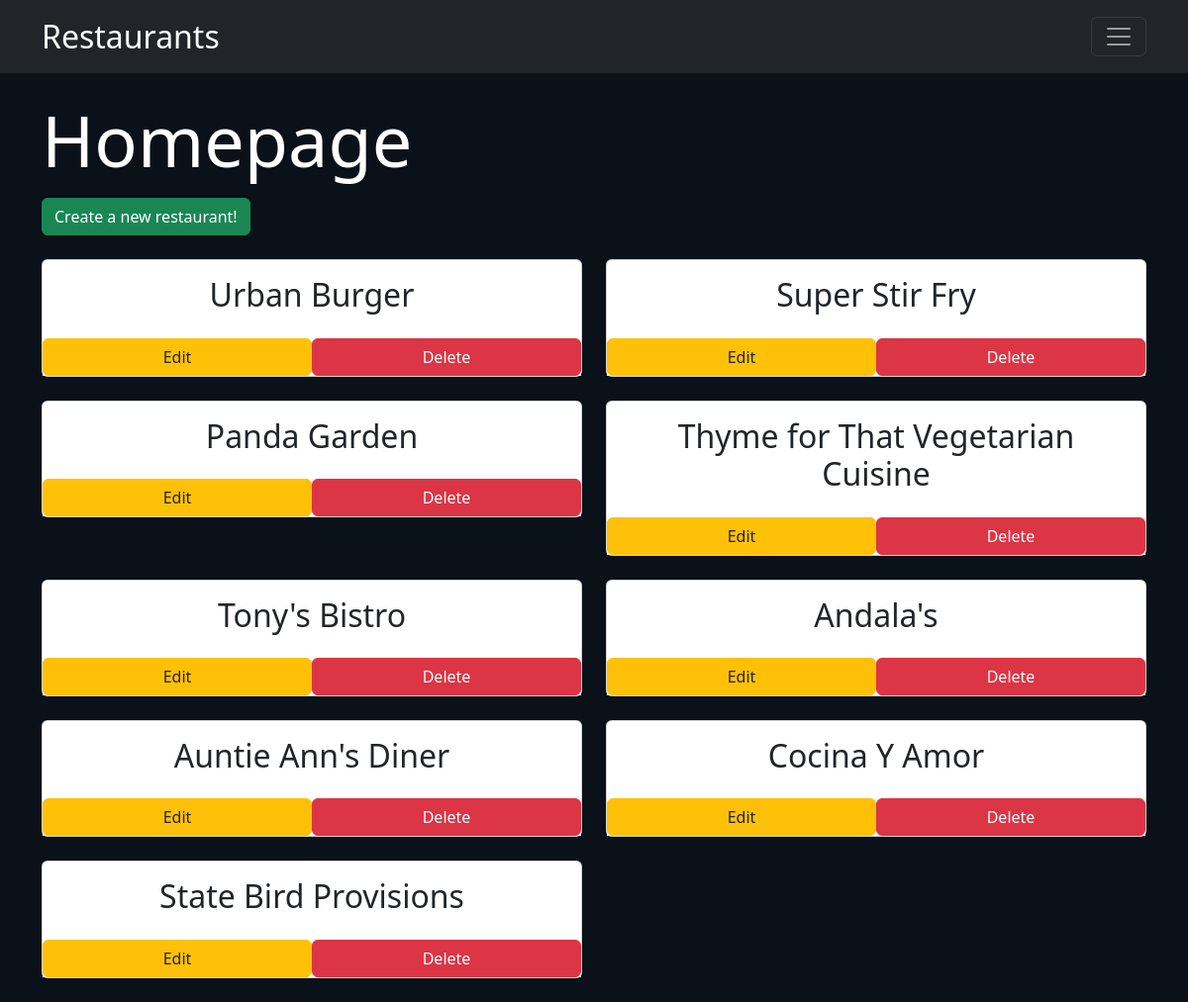
The app's page /restaurants, older data.
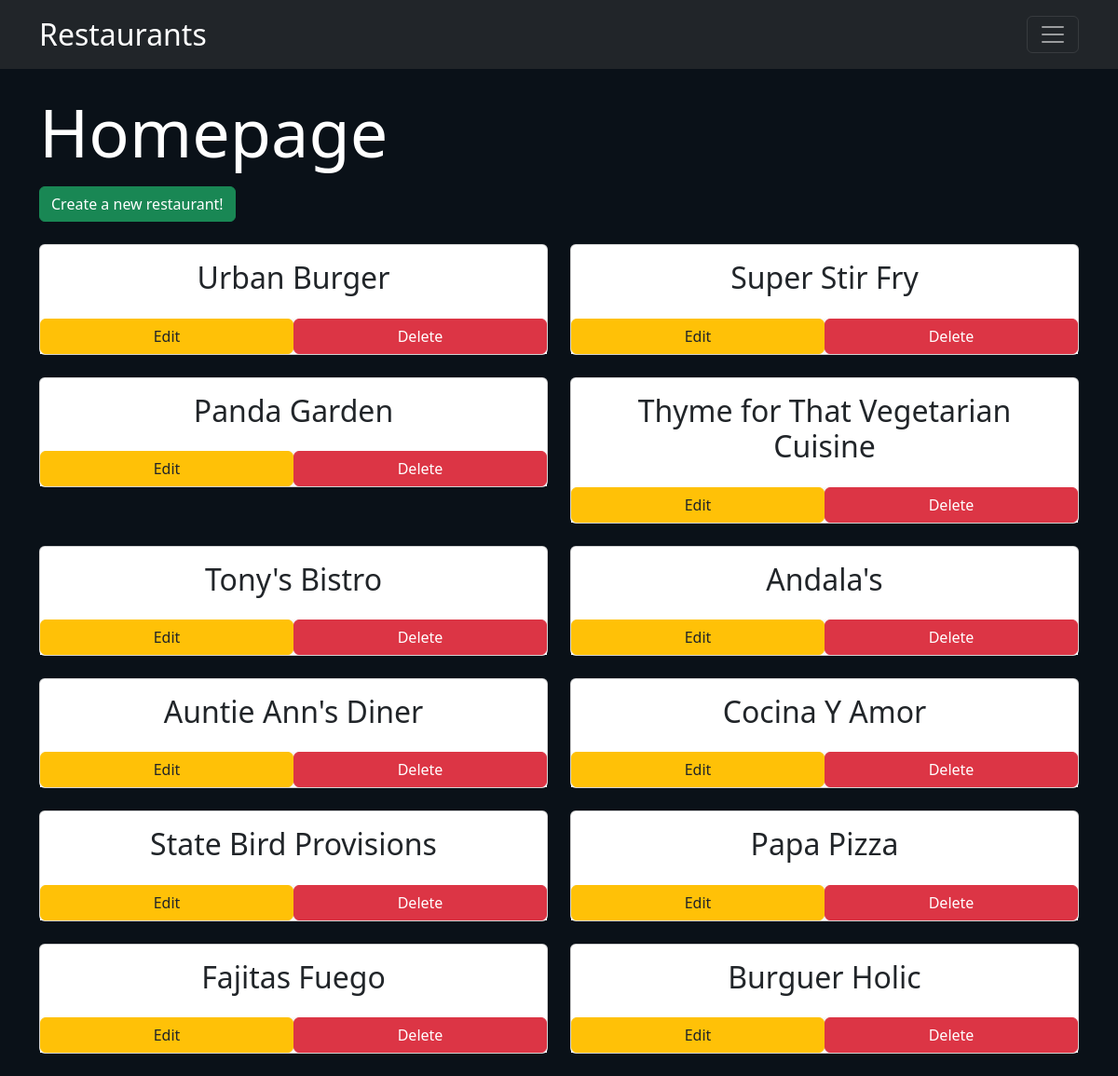
The same page, newer data.
### restaurants/sql/models.py (models this page shows, shortened)
class Restaurant(Base):
    __tablename__ = 'restaurant'
    id = Column(Integer, primary_key = True)
    name = Column(String(80), nullable = False)

### restaurants/routes.py (the view)
@app.route('/')
@app.route('/restaurants')
def showRestaurant():
    try:
        restaurants = cursor.query(Restaurant).all()
    except:
        restaurants = None
    return render_template('restaurants.html', restaurants=restaurants)

### restaurants/templates/restaurants.html
{% extends 'layout.html' %}
{% block content %}
    <div>
        <h1 class="display-2 text-white">Homepage</h1>
        <a role="button" class="btn btn-success btn-md text-white mt-2" href="{{url_for('newRestaurant')}}">Create a new restaurant!</a>
    </div>
    <div class="row mt-4">
        {% if restaurants %}
        {% for restaurant in restaurants %}
        <div class="col-xl-6 mb-4">
              <div class="card">
                <a class="card-body" style="text-decoration: none" href="{{url_for('showMenu', restaurant_id=restaurant.id)}}">
                      <h2 class="text-center">{{ restaurant.name }}</h2>
                </a>
                <div class="d-flex bg-light mb-0">
                  <a
                    class="btn btn-warning m-0 text-reset w-50"
                    href="{{url_for('editRestaurant', restaurant_id=restaurant.id)}}"
                    role="button"
                    >Edit
                  </a>
                  <a
                    class="btn btn-danger m-0 text-white w-50"
                    href="{{url_for('deleteRestaurant', restaurant_id=restaurant.id)}}"
                    role="button"
                    >Delete</a>
                </div>
              </div>
            </div>
        {% endfor %}
        {% endif %}
    </div>
{% endblock %}

### restaurants/templates/layout.html (shortened to what this page needs)
<!doctype html>
<html lang="en">
<head>
    <link href="https://cdn.jsdelivr.net/npm/bootstrap@5.2.1/dist/css/bootstrap.min.css" rel="stylesheet">
</head>
<body style="background-color:#0a1118">
    <nav class="navbar navbar-dark bg-dark">
        <div class="container">
            <a class="navbar-brand fs-2" href="{{url_for('showRestaurant')}}">Restaurants</a>
            <button class="navbar-toggler" type='button' data-bs-toggle="collapse" data-bs-target="#navbarText" aria-controls="navbarText" aria-expanded="false" aria-label="Toggle navigation" >
                <span class="navbar-toggler-icon"></span>
            </button>
        </div>
    </nav>
    <div class='container mt-4'>
        {% block content %} {% endblock %}
    </div>
</body>
</html>

Row changes from the older to the newer data that the page shows:
added Restaurant: name "Papa Pizza"
added Restaurant: name "Fajitas Fuego"
added Restaurant: name "Burguer Holic"
